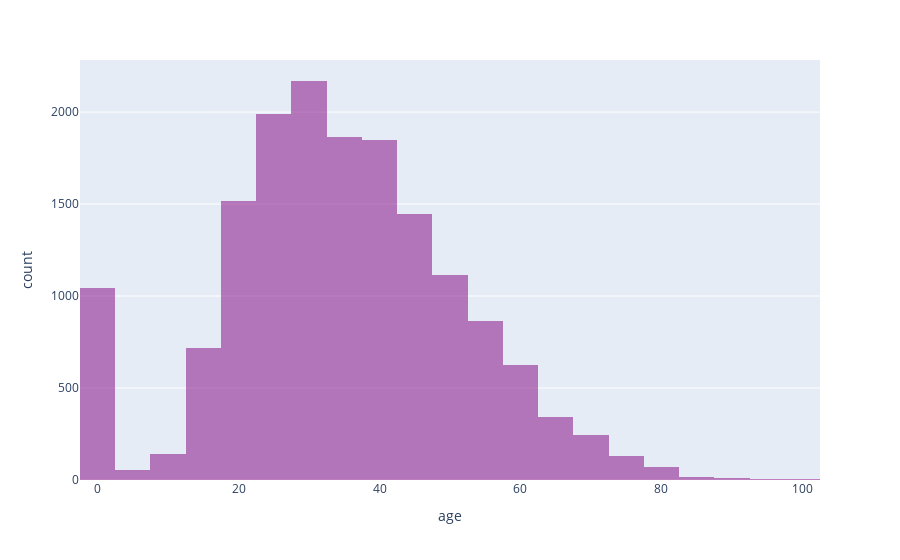

The notebook cell this image was saved under:
### Code cell
age_fig=px.histogram(df, x='age', nbins=50, color_discrete_sequence=['purple'], opacity=0.5)
age_fig.show()

### Figure 1 — Plotly figure (JSON) as saved in the notebook; plotly's stock layout.template omitted (floating-point values rounded to 4 significant figures; data arrays with more than 128 entries replaced by an {"elided": "..."} marker saying what was removed)
{"data": [{"alignmentgroup": "True", "bingroup": "x", "hovertemplate": "age=%{x}<br>count=%{y}<extra></extra>", "legendgroup": "", "marker": {"color": "purple", "opacity": 0.5, "pattern": {"shape": ""}}, "name": "", "nbinsx": 50, "offsetgroup": "", "orientation": "v", "showlegend": false, "type": "histogram", "x": {"elided": "16224 float values"}, "xaxis": "x", "yaxis": "y"}], "layout": {"barmode": "relative", "legend": {"tracegroupgap": 0}, "margin": {"t": 60}, "xaxis": {"anchor": "y", "domain": [0, 1], "title": {"text": "age"}}, "yaxis": {"anchor": "x", "domain": [0, 1], "title": {"text": "count"}}}}
